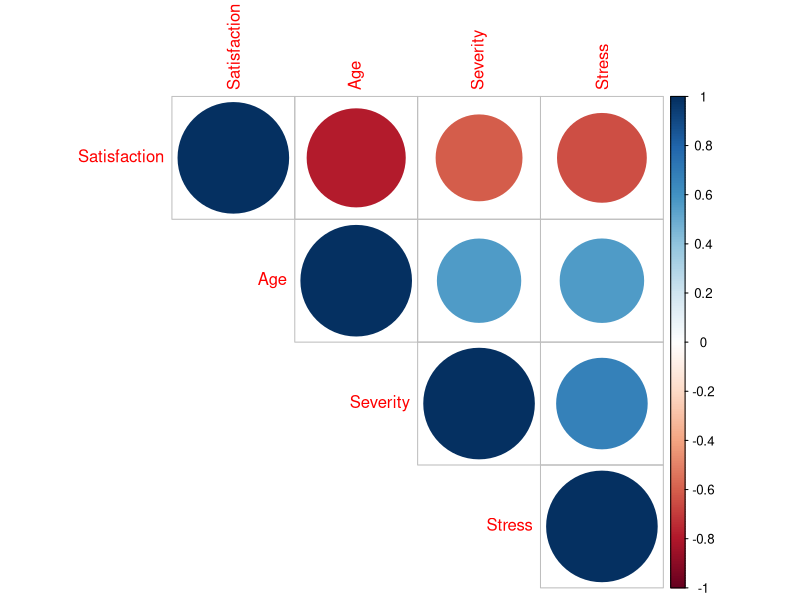

Recreate this plot in R.
##Tugas 1 Praktikum##

#1
simulate.mvn = function(n,h){
  library(MASS)
  z2.stats = rep(NA, h)
  reject.null = rep(NA, h)
  for(i in 1:h){
    size = n*3
    mu1 = c(0, 12, 7)
    sigma1 = matrix(c(0.65, 0.59, 0.22, 0.59, 2.71, 0.56, 0.22, 0.56, 0.24), byrow = T, ncol = 3)
    simulated = matrix(rep(NA, size), ncol = 3)
    for(j in 1:n){
      simulated[j,] = mvrnorm(1, mu = mu1, Sigma = sigma1)
    }
    mean.sim = apply(simulated, 2, mean)
    cov.sim = cov(simulated)
    mu.null = c(0.02, 11.95, 7.04)
    z.2 = as.numeric(n*t(mean.sim-mu.null)%*%solve(sigma1)%*%(mean.sim-mu.null))
    z2.stats[i] = z.2
    p.z2 = pchisq(z.2, 3, lower.tail = F)
    reject.null[i] = ifelse(p.z2<0.05, 1, 0)
  }
  return(list(output.statistics = data.frame(statistics.z2 = z2.stats, reject.null), 
              null.rejection.proportion = sum(reject.null)/h))
}
#2
set.seed(1706047391)
simulate.mvn(100, 500)#21.2% of the total resampling are found to be rejecting the null hypothesis

#3
simulate.mvn2 = function(n,h){
  library(MASS)
  f.stats = rep(NA, h)
  reject.null = rep(NA, h)
  for(i in 1:h){
    size = n*3
    mu1 = c(0, 12, 7)
    sigma1 = matrix(c(0.65, 0.59, 0.22, 0.59, 2.71, 0.56, 0.22, 0.56, 0.24), byrow = T, ncol = 3)
    simulated = matrix(rep(NA, size), ncol = 3)
    for(j in 1:n){
      simulated[j,] = mvrnorm(1, mu = mu1, Sigma = sigma1)
    }
    mean.sim = apply(simulated, 2, mean)
    cov.sim = cov(simulated)
    mu.null = c(0.02, 11.95, 7.04)
    t.2 = as.numeric(n*t(mean.sim-mu.null)%*%solve(cov.sim)%*%(mean.sim-mu.null))
    f.eq = t.2*(n-3)/((n-1)*3)
    f.stats[i] = f.eq
    p.f = pf(f.eq, 3, (n-3), lower.tail = F)
    reject.null[i] = ifelse(p.f<0.05, 1, 0)
  }
  return(list(output.statistics = data.frame(statistics.f = f.stats, reject.null), 
              null.rejection.proportion = sum(reject.null)/h))
}
set.seed(1706047391)
simulate.mvn2(300, 1000)#51.3% of the total resampling are found to be rejecting the null hypothesis

#4
#The previous simulation give an illustration to "power" of each test. The first test is Zsquared with
#known variance while the 2nd is Zsquared with unknown variance. The null rejection for the known variance
#has lower proportion indicated that the Zsquared with known variance has higher tendency to accept
#the null compared to Zsquared with unknown variance. This also implies that the zsquared statistics
#is more likely to reject null when using information solely from the data.


#5
satis = read.csv("satisfaction.csv")
v.mean = apply(satis, 2, mean)
cov.sat = cov(satis)

#6
n = dim(satis)[1]
mu.sam = apply(satis[,c(1,4)], 2, mean)
mu = c(70, 2.3)
cov_m = cov(satis[,c(1,4)])
z.2 = n*t(mu.sam-mu)%*%solve(cov_m)%*%(mu.sam-mu)
p.z2 = pchisq(z.2, 3, lower.tail = F) #Z2 is distributed as chisq(p), p : degree of freedom if null is true
p.z2
#Using zsquared test of vector mean with unknown variance, it is found that the null hypothesis of
#mean vector equal to (70, 2.3) is rejected. Therefore, the claim about the average satisfaction and
#stress level is not true.

#7
library(corrplot)
corrplot(cor(satis), type = "upper")
cor(satis)
#The correlation matrix and plot above shows that each pair of variable in the data has significant
#correlation. Thus the claim about each variable in the data having strong association is evidently true.

#8
n = dim(satis)[1]
mu.sam = apply(satis, 2, mean)
mu = c(70, 42, 43, 2.3)
cov_m = cov(satis)
z.2 = n*t(mu.sam-mu)%*%solve(cov_m)%*%(mu.sam-mu)
p.z2 = pchisq(z.2, 3, lower.tail = F) #Z2 is distributed as chisq(p), p : degree of freedom if null is true
p.z2
#Using zsquared test of vector mean with unknown variance, it is found that the null hypothesis of
#mean vector equal to (70, 42, 43, 2.3) is rejected. Therefore, the claim about the sample came from
#an ideal conditioned population is evidently false.